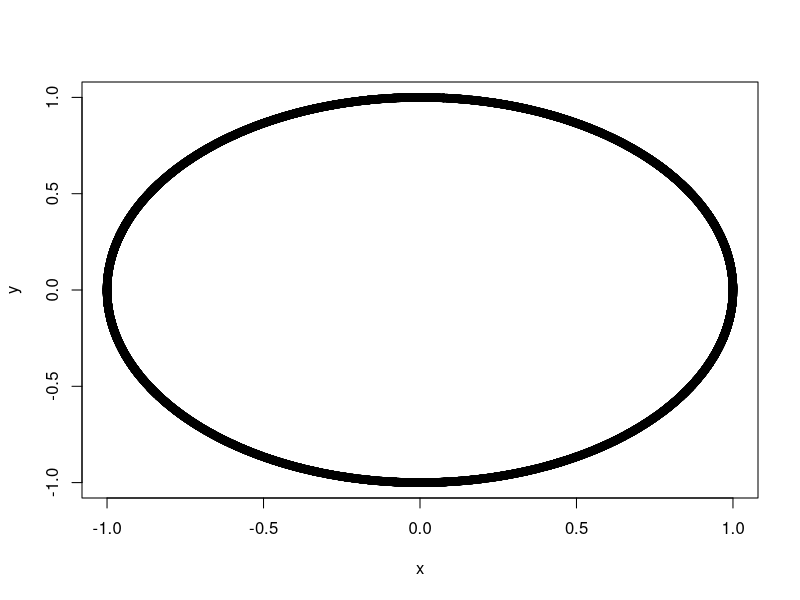
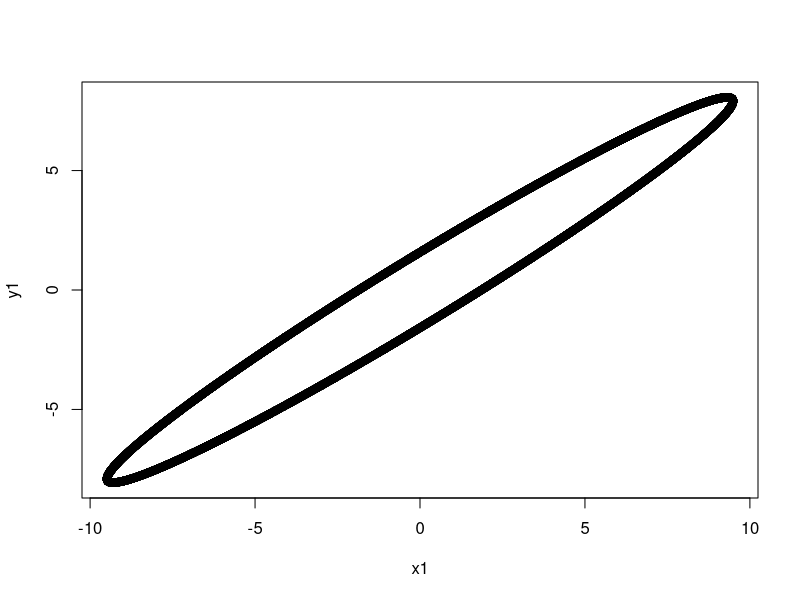

These charts were generated, in order, by the following R code:
sigma = matrix(c(1,0,0,0,2,0,0,0,3),3,3)

solve(sigma)  ## inverse of diagonal

matrix = matrix(c(3,4,1,10,2,1,3,4,3),3,3)

norm(matrix,'2')
ortho = t(matrix(c(2/3,-2/3,1/3,1/3,2/3,2/3,2/3,1/3,-2/3),3,3))

abs(norm(matrix %*% ortho,'2') - norm(matrix,'2')) < 10^-10

abs(norm(matrix %*% ortho,'F') - norm(matrix,'F')) < 10^-10

#### Unit circle generation

circle = c()
angle = runif(10000,0,2*pi)
x = sin(angle)
y = cos(angle)

plot(x,y)  ## circle

transform = matrix(c(3,4,9,7),2,2)

append_mat = rbind(x,y)

final = transform %*% append_mat

x1 = final[1,]; y1 = final[2,]

plot(x1,y1)

new_norm = c()

for (i in 1:ncol(final)){
  new_norm = append(new_norm,norm(final[,i],'2'))
}

max(new_norm)  ## max singular

min(new_norm)  ## min singular

mean(new_norm)

svd_transform = svd(transform)

svd_transform$d  ## same as max and min

frob_norm = norm(transform,'F')  ## more than mean norm of new matrix

spectral_norm = norm(transform,'2')  ## same as first singular value

### Kernel Matrix

data = matrix(c(3,4,1,10,2,1,3,4,3,1,3,4,5,6,11),5,3)

gram_manual = matrix(rep(0,25),5,5)

for (i in 1:5){
  for (j in 1:5){
    gram_manual[i,j] = t(data[i,]) %*% data[j,]
  }
}

print(gram_manual)

print(data %*% t(data)) ### this is the gram matrix of kernel

svd(gram_manual)$d  ### all singular values are > 0 so PD

### poly kernel

data = matrix(c(3,4,1,10,2,3,4,3,1,3),5,2)

gram_manual = matrix(rep(0,25),5,5)

for (i in 1:5){
  for (j in 1:5){
    gram_manual[i,j] = (1+t(data[i,]) %*% data[j,])^2
  }
}

data_new = matrix(rep(0,5*6),5,6)

### Generate data in higher dimensions manually
## and then XXt to calculate the gram matrix

for (i in 1:5){
  data_new[i,1] = 1
  data_new[i,2] = data[i,1]^2
  data_new[i,3] = sqrt(2)*data[i,1]*data[i,2]
  data_new[i,4] = data[i,2]^2
  data_new[i,5] = sqrt(2)*data[i,1]
  data_new[i,6] = sqrt(2)*data[i,2]
}

gram_final = data_new %*% t(data_new)

norm(gram_manual-gram_final,'F')
